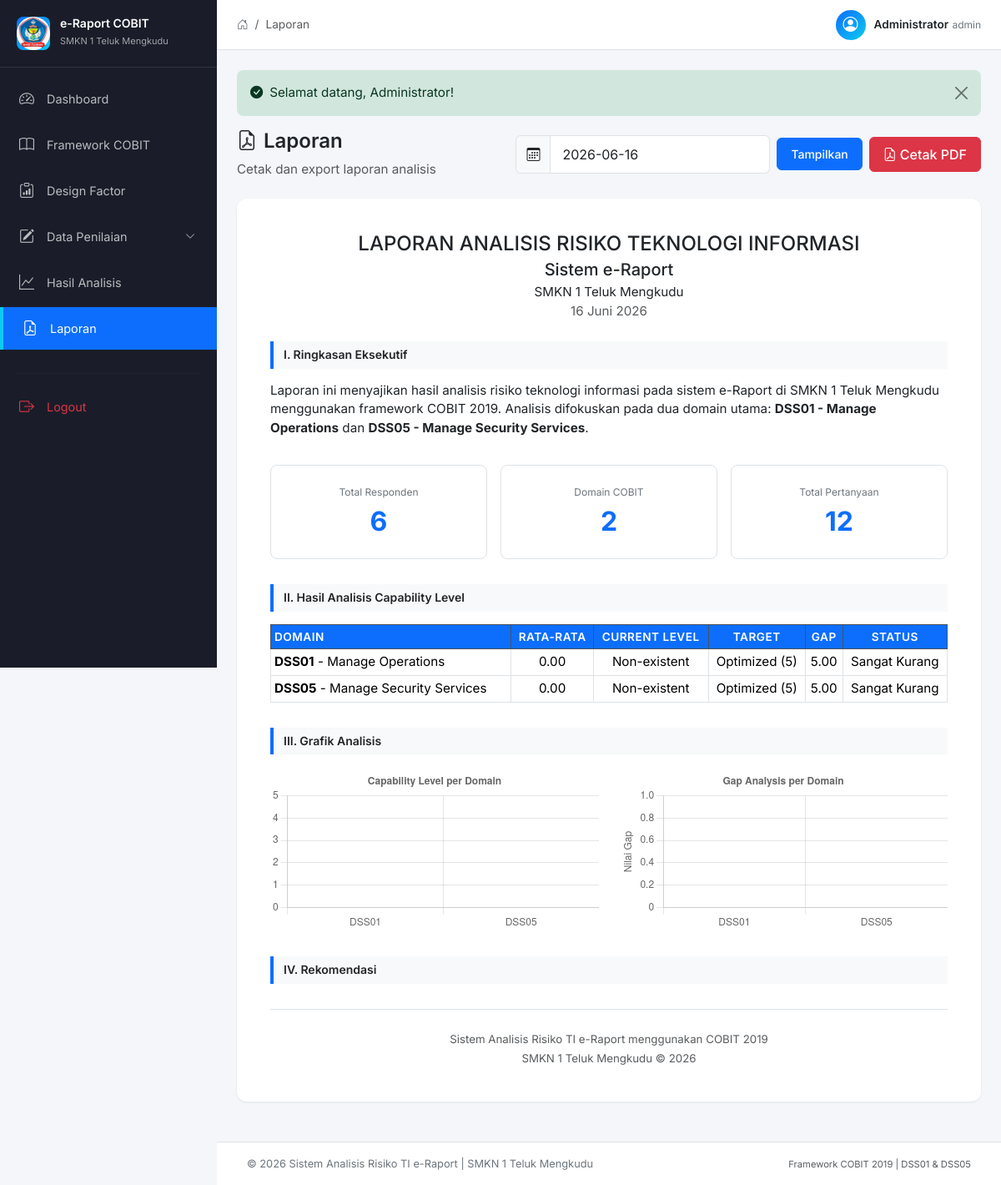
Page /laporan (signed in) on the committed database.
### tables this page shows
CREATE TABLE processes (
    id INT PRIMARY KEY AUTO_INCREMENT,
    kode_domain VARCHAR(10) NOT NULL,
    nama_domain VARCHAR(100) NOT NULL,
    deskripsi TEXT NOT NULL,
    tujuan TEXT NOT NULL,
    aktif TINYINT(1) DEFAULT 1,
    created_at TIMESTAMP DEFAULT CURRENT_TIMESTAMP
);

### controllers/LaporanController.php (called while the page is built, shortened)
<?php
require_once __DIR__ . '/../models/Result.php';
class LaporanController {
    private Result $resultModel;
    private Respondent $respondentModel;
    private Process $processModel;
    public function __construct() {
        $this->resultModel = new Result();
        $this->respondentModel = new Respondent();
        $this->processModel = new Process();
    }
    public function index(): void {
        $tanggal = $_GET['tanggal'] ?? date('Y-m-d');
        $datesWithData = $this->resultModel->getDatesWithData();
        $aggregateResults = $this->resultModel->getAggregateByProcess($tanggal);
        $allResults = $this->resultModel->getAll($tanggal);
        $statistics = $this->resultModel->getStatistics($tanggal);
        $data = [
            'title' => 'Laporan',
            'aggregateResults' => $aggregateResults,
            'allResults' => $allResults,
            'statistics' => $statistics,
            'respondents' => $this->respondentModel->getAll(),
            'processes' => $this->processModel->getAll(),
            'tanggal' => $tanggal,
            'datesWithData' => $datesWithData
        ];
        $recommendations = [];
        $data['recommendations'] = $recommendations;
        view("laporan/index", $data);
    }
}

### config/database.php (called while the page is built, shortened)
<?php
class Database {
    private static ?PDO $instance = null;
    public static function getInstance(): PDO {
        if (self::$instance === null) {
            try {
                $dsn = "mysql:host=" . DB_HOST . ";dbname=" . DB_NAME . ";charset=utf8mb4";
                self::$instance = new PDO($dsn, DB_USERNAME, DB_PASSWORD, [
                    PDO::ATTR_ERRMODE => PDO::ERRMODE_EXCEPTION,
                    PDO::ATTR_DEFAULT_FETCH_MODE => PDO::FETCH_ASSOC,
                    PDO::ATTR_EMULATE_PREPARES => false,
                ]);
            } catch (PDOException $e) {
                die("Koneksi database gagal: " . $e->getMessage());
            }
        }
        return self::$instance;
    }
}
function db(): PDO {
    return Database::getInstance();
}

### models/Result.php (called while the page is built, shortened)
<?php
require_once __DIR__ . '/../helpers/functions.php';
class Result {
    private PDO $db;
    public function __construct() {
        $this->db = db();
    }
    public function getAggregateByProcess(?string $tanggal = null): array {
        $sql = "
            SELECT
                p.id as process_id,
                p.kode_domain,
                p.nama_domain,
                AVG(r.capability_level) as avg_capability,
                AVG(r.gap) as avg_gap,
                AVG(r.rata_rata) as avg_rata_rata,
                COUNT(DISTINCT r.respondent_id) as total_responden
            FROM processes p
            LEFT JOIN results r ON p.id = r.process_id
        ";
        if ($tanggal) {
            $sql .= " AND DATE(r.created_at) = ?";
        }
        $sql .= " GROUP BY p.id, p.kode_domain, p.nama_domain ORDER BY p.id";
        $stmt = $this->db->prepare($sql);
        if ($tanggal) {
            $stmt->execute([$tanggal]);
        } else {
            $stmt->execute();
        }
        return $stmt->fetchAll();
    }
}

### views/laporan/index.php (the view, shortened to what this page needs)
<div class="page-header">
    <div class="row align-items-center">
        <div class="col">
            <h4 class="page-title">
                <i class="bi bi-file-earmark-pdf me-2"></i>Laporan
            </h4>
            <p class="text-muted mb-0">Cetak dan export laporan analisis</p>
        </div>
        <div class="col-auto">
            <div class="d-flex align-items-center gap-2">
                <form method="GET" class="d-flex align-items-center gap-2" id="dateFilterForm">
                    <div class="input-group">
                        <span class="input-group-text"><i class="bi bi-calendar3"></i></span>
                        <input type="text" class="form-control" name="tanggal" id="tanggal"
                               value="<?= sanitize($tanggal) ?>">
                    </div>
                    <button type="submit" class="btn btn-primary btn-sm">Tampilkan</button>
                </form>
                <a href="<?= BASE_URL ?>/laporan/pdf?tanggal=<?= sanitize($tanggal) ?>" class="btn btn-danger" target="_blank">
                    <i class="bi bi-file-earmark-pdf me-1"></i>Cetak PDF
                </a>
            </div>
        </div>
    </div>
</div>
<div class="row g-4 mb-4">
    <div class="col-12">
        <div class="report-preview">
            <div class="report-header">
                <div class="text-center mb-4">
                    <h4 class="mb-1">LAPORAN ANALISIS RISIKO TEKNOLOGI INFORMASI</h4>
                    <h5 class="mb-1">Sistem e-Raport</h5>
                    <p class="mb-0">SMKN 1 Teluk Mengkudu</p>
                    <p class="text-muted"><?= formatDate(date('Y-m-d')) ?></p>
                </div>
            </div>
            <div class="report-section">
                <h6 class="report-section-title">I. Ringkasan Eksekutif</h6>
                <p>
                    Laporan ini menyajikan hasil analisis risiko teknologi informasi pada sistem e-Raport
                    di SMKN 1 Teluk Mengkudu menggunakan framework COBIT 2019. Analisis difokuskan pada
                    dua domain utama: <strong>DSS01 - Manage Operations</strong> dan
                    <strong>DSS05 - Manage Security Services</strong>.
                </p>
                <div class="row g-3 mt-3">
                    <div class="col-md-4">
                        <div class="summary-stat">
                            <span class="stat-label">Total Responden</span>
                            <span class="stat-value"><?= count($respondents) ?></span>
                        </div>
                    </div>
                    <div class="col-md-4">
                        <div class="summary-stat">
                            <span class="stat-label">Domain COBIT</span>
                            <span class="stat-value">2</span>
                        </div>
                    </div>
                    <div class="col-md-4">
                        <div class="summary-stat">
                            <span class="stat-label">Total Pertanyaan</span>
                            <span class="stat-value">12</span>
                        </div>
                    </div>
                </div>
            </div>
            <div class="report-section">
                <h6 class="report-section-title">II. Hasil Analisis Capability Level</h6>
                <div class="table-responsive">
                    <table class="table table-bordered table-sm">
                        <thead class="table-dark">
                            <tr>
                                <th>Domain</th>
                                <th class="text-center">Rata-rata</th>
                                <th class="text-center">Current Level</th>
                                <th class="text-center">Target</th>
                                <th class="text-center">Gap</th>
                                <th class="text-center">Status</th>
                            </tr>
                        </thead>
                        <tbody>
                            <?php foreach ($aggregateResults as $result):
                                $rataRata = (float) ($result['avg_rata_rata'] ?? 0);
                                $gap = (float) ($result['avg_gap'] ?? TARGET_LEVEL);
                            ?>
                            <tr>
                                <td>
                                    <strong><?= sanitize($result['kode_domain']) ?></strong> -
                                    <?= sanitize($result['nama_domain']) ?>
                                </td>
                                <td class="text-center"><?= number_format($rataRata, 2) ?></td>
                                <td class="text-center"><?= getCapabilityLabel($rataRata) ?></td>
                                <td class="text-center"><?= getCapabilityLabel(TARGET_LEVEL) ?> (<?= TARGET_LEVEL ?>)</td>
                                <td class="text-center"><?= number_format($gap, 2) ?></td>
                                <td class="text-center"><?= getGapStatus($gap) ?></td>
                            </tr>
                            <?php endforeach; ?>
                        </tbody>
                    </table>
                </div>
            </div>
            <div class="report-section">
                <h6 class="report-section-title">III. Grafik Analisis</h6>
                <div class="row">
                    <div class="col-lg-6">
                        <canvas id="reportCapabilityChart"></canvas>
                    </div>
                    <div class="col-lg-6">
                        <canvas id="reportGapChart"></canvas>
                    </div>
                </div>
            </div>
            <div class="report-section">
                <h6 class="report-section-title">IV. Rekomendasi</h6>
            </div>
            <div class="report-footer text-center mt-4 pt-4 border-top">
                <p class="mb-0 text-muted">
                    <small>
                        Sistem Analisis Risiko TI e-Raport menggunakan COBIT 2019<br>
                        SMKN 1 Teluk Mengkudu &copy; <?= date('Y') ?>
                    </small>
                </p>
            </div>
        </div>
    </div>
</div>
<script>
// Report Charts
const repCapCtx = document.getElementById('reportCapabilityChart').getContext('2d');
new Chart(repCapCtx, {
    type: 'bar',
    data: {
        labels: <?= json_encode(array_map(fn($r) => $r['kode_domain'], $aggregateResults)) ?>,
        datasets: [{
            label: 'Rata-rata Capability Level',
            data: <?= json_encode(array_map(fn($r) => (float) $r['avg_rata_rata'], $aggregateResults)) ?>,
            backgroundColor: [
                'rgba(13, 110, 253, 0.8)',
                'rgba(25, 135, 84, 0.8)'
            ],
            borderWidth: 2,
            borderRadius: 6
        }]
    },
    options: {
        responsive: true,
        plugins: {
            title: { display: true, text: 'Capability Level per Domain' },
            legend: { display: false }
        },
        scales: {
            y: { beginAtZero: true, max: 5, ticks: { stepSize: 1 } }
        }
    }
});
const repGapCtx = document.getElementById('reportGapChart').getContext('2d');
new Chart(repGapCtx, {
    type: 'bar',
    data: {
        labels: <?= json_encode(array_map(fn($r) => $r['kode_domain'], $aggregateResults)) ?>,
        datasets: [{
            label: 'Gap',
            data: <?= json_encode(array_map(fn($r) => (float) $r['avg_gap'], $aggregateResults)) ?>,
            backgroundColor: [
                'rgba(220, 53, 69, 0.8)',
                'rgba(255, 193, 7, 0.8)'
            ],
            borderWidth: 2,
            borderRadius: 6
        }]
    },
    options: {
        responsive: true,
        plugins: {
            title: { display: true, text: 'Gap Analysis per Domain' },
            legend: { display: false }
        },
        scales: {
            y: { beginAtZero: true, title: { display: true, text: 'Nilai Gap' } }
        }
    }
});
</script>

### assets/css/style.css (style rules this page uses)
:root { --sidebar-width: 260px; --sidebar-bg: #1a1d29; --sidebar-hover: #252a3a; --sidebar-active: #0d6efd; --topbar-height: 60px; --content-bg: #f4f6f9; --card-bg: #ffffff; --primary: #0d6efd; --success: #198754; --danger: #dc3545; --warning: #ffc107; --info: #0dcaf0; --border-color: #dee2e6; --text-muted: #6c757d; --shadow: 0 1px 3px rgba(0,0,0,0.08); --shadow-lg: 0 4px 12px rgba(0,0,0,0.12); }
* { margin: 0; padding: 0; box-sizing: border-box; }
body { font-family: 'Inter', system-ui, -apple-system, sans-serif; font-size: 0.95rem; line-height: 1.5; color: #212529; background-color: var(--content-bg); overflow-x: hidden; }
.page-header { margin-bottom: 24px; }
.page-title { font-weight: 600; color: #212529; }
.stat-label { color: var(--text-muted); font-size: 0.85rem; margin: 0; }
.table-responsive { padding: 0; }
.table { margin: 0; }
.table th { font-weight: 600; font-size: 0.85rem; text-transform: uppercase; letter-spacing: 0.5px; background: #0d6efd; color: white; border-top: none; }
.report-preview { background: white; border-radius: 12px; box-shadow: var(--shadow); padding: 40px; }
.report-section { margin-bottom: 30px; }
.report-section-title { font-size: 14px; font-weight: 600; padding: 8px 12px; background: #f8f9fa; border-left: 4px solid var(--primary); margin-bottom: 15px; }
.summary-stat { text-align: center; padding: 20px; border: 1px solid var(--border-color); border-radius: 8px; }
.summary-stat .stat-value { font-size: 32px; font-weight: 700; color: var(--primary); display: block; }
.summary-stat .stat-label { font-size: 12px; color: var(--text-muted); }
.btn { border-radius: 6px; font-weight: 500; padding: 8px 16px; }
.form-control, .form-select { border-radius: 6px; border: 1px solid var(--border-color); padding: 10px 14px; }

### rows in the picture
processes: kode_domain "DSS01", nama_domain "Manage Operations", rataRata "0.00", rataRata "Non-existent", gap "5.00", gap "Sangat Kurang"
processes: kode_domain "DSS05", nama_domain "Manage Security Services", rataRata "0.00", rataRata "Non-existent", gap "5.00", gap "Sangat Kurang"

### other values in the picture
$title "Laporan"
$_SESSION['nama_lengkap'] "Administrator"
$_SESSION['role'] "admin"
$flash['message'] "Selamat datang, Administrator!"
count($respondents) "6"
